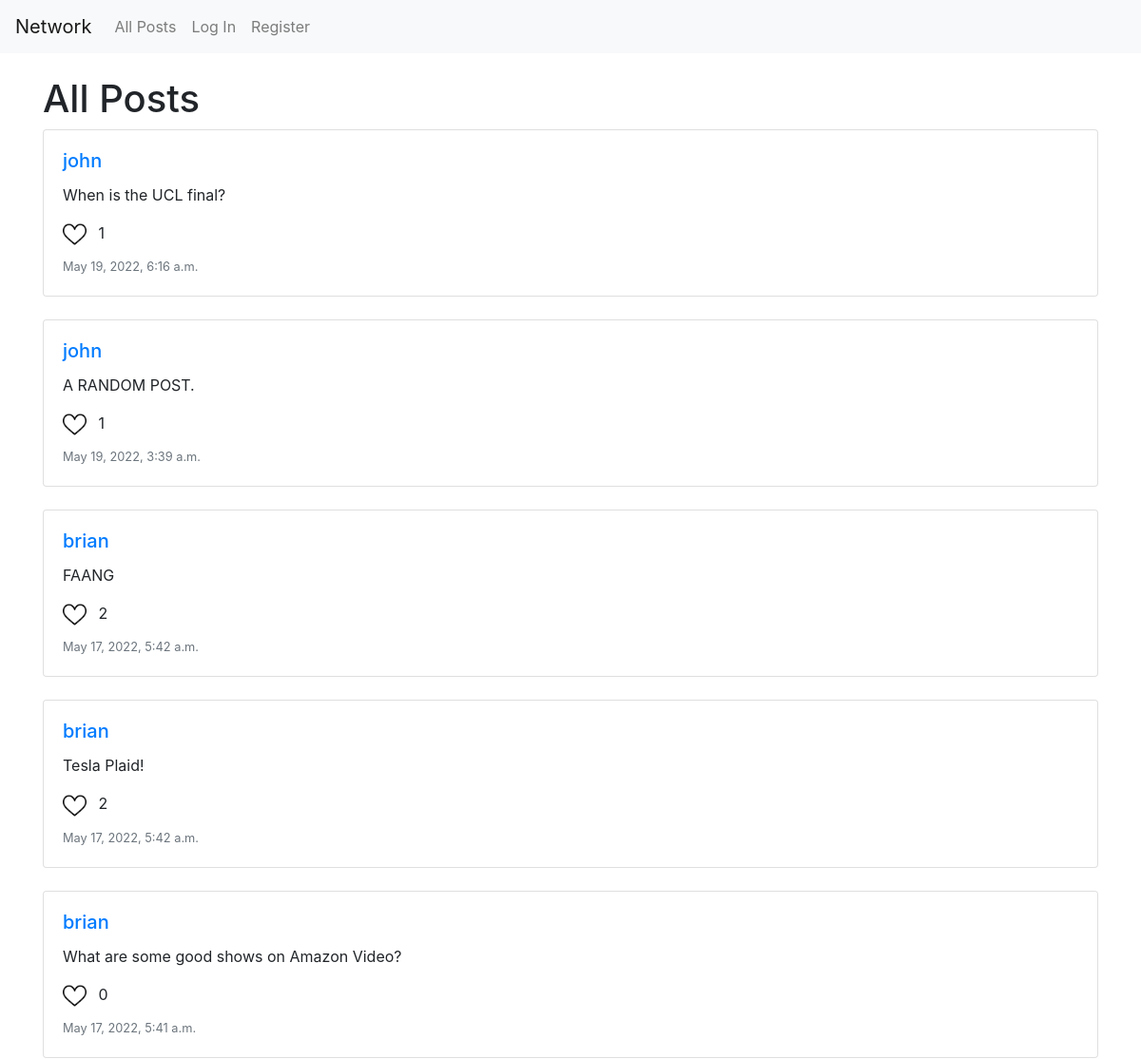
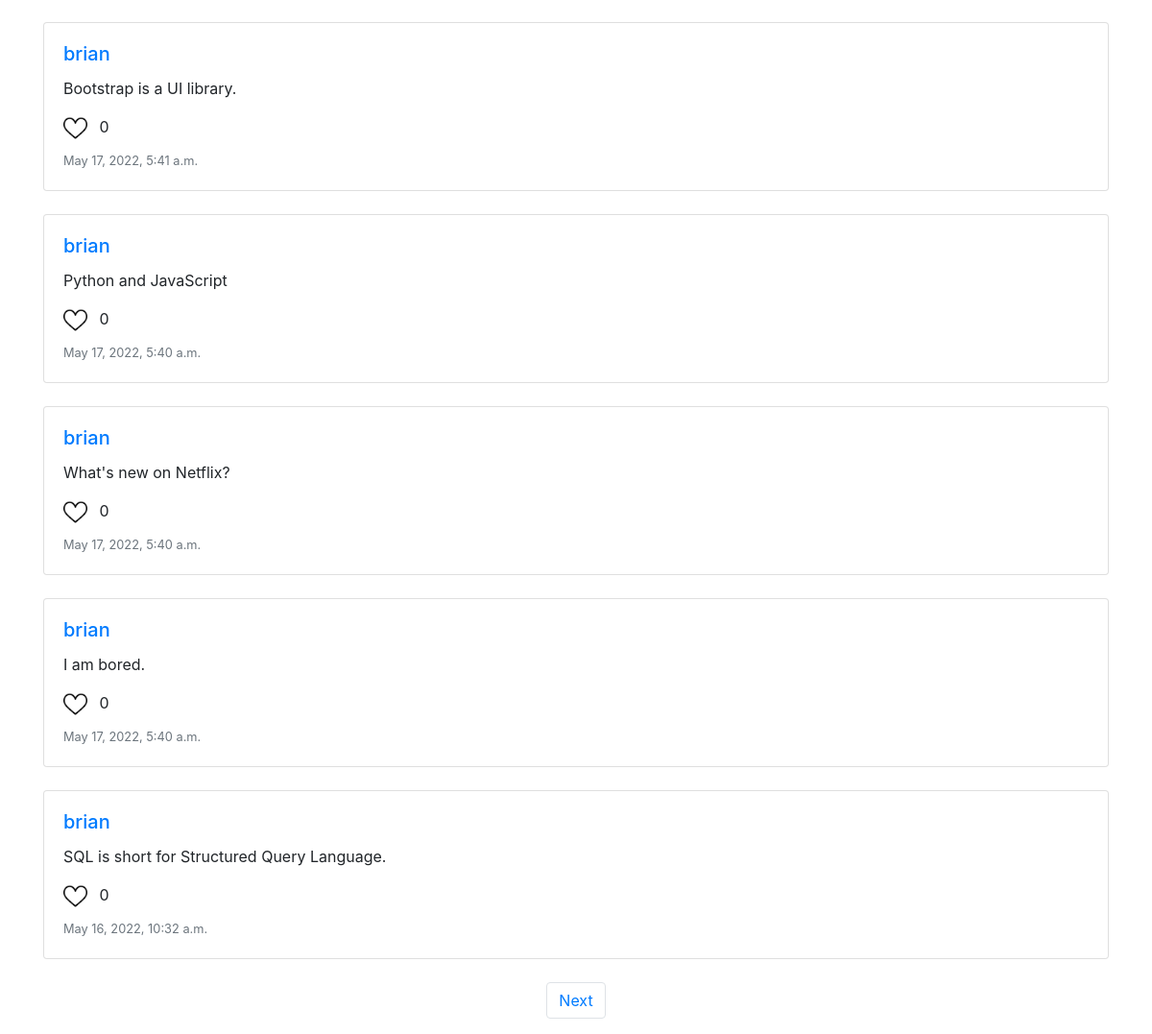
Before: / with the older database file (2 pictures, top to bottom).
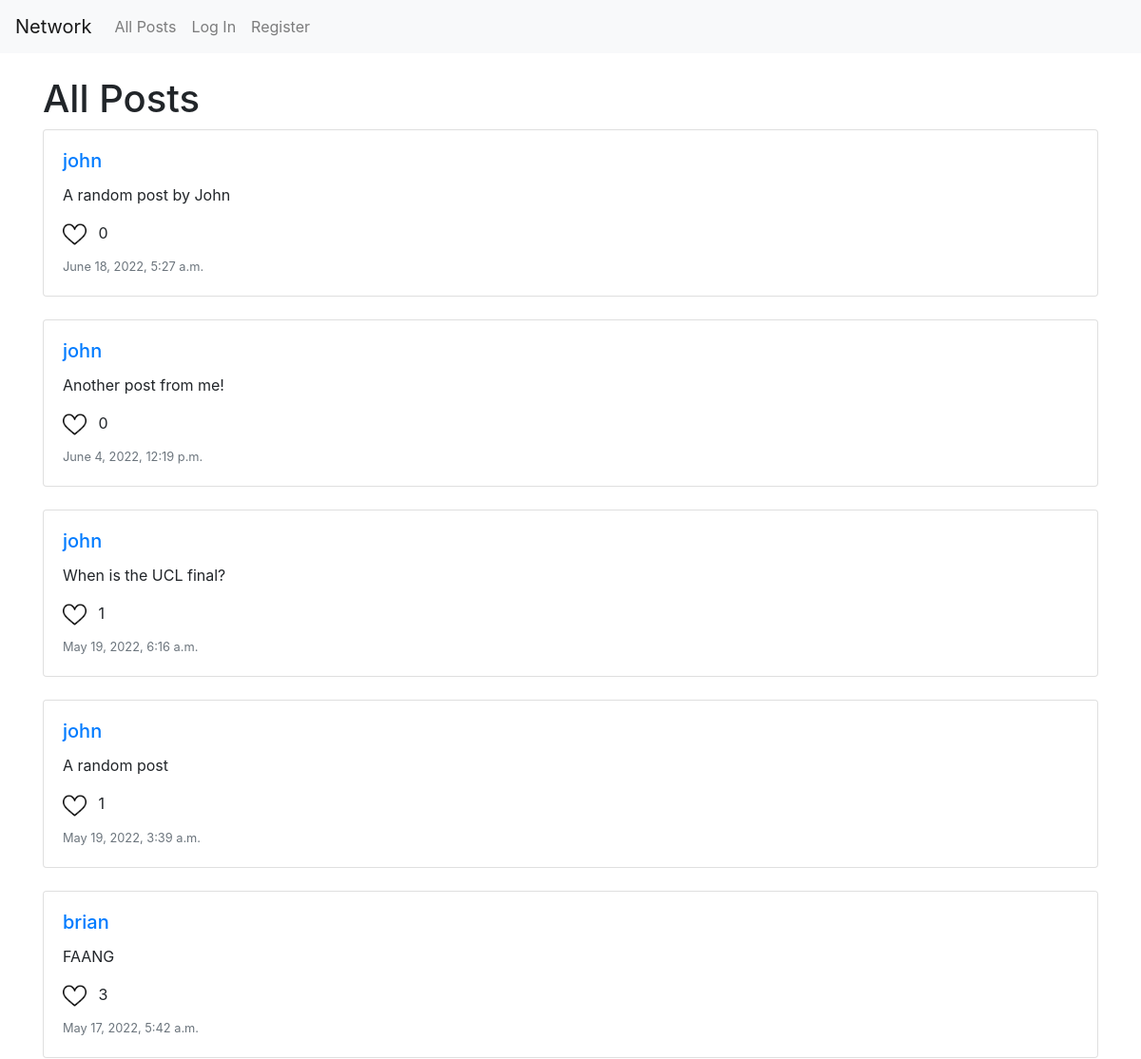
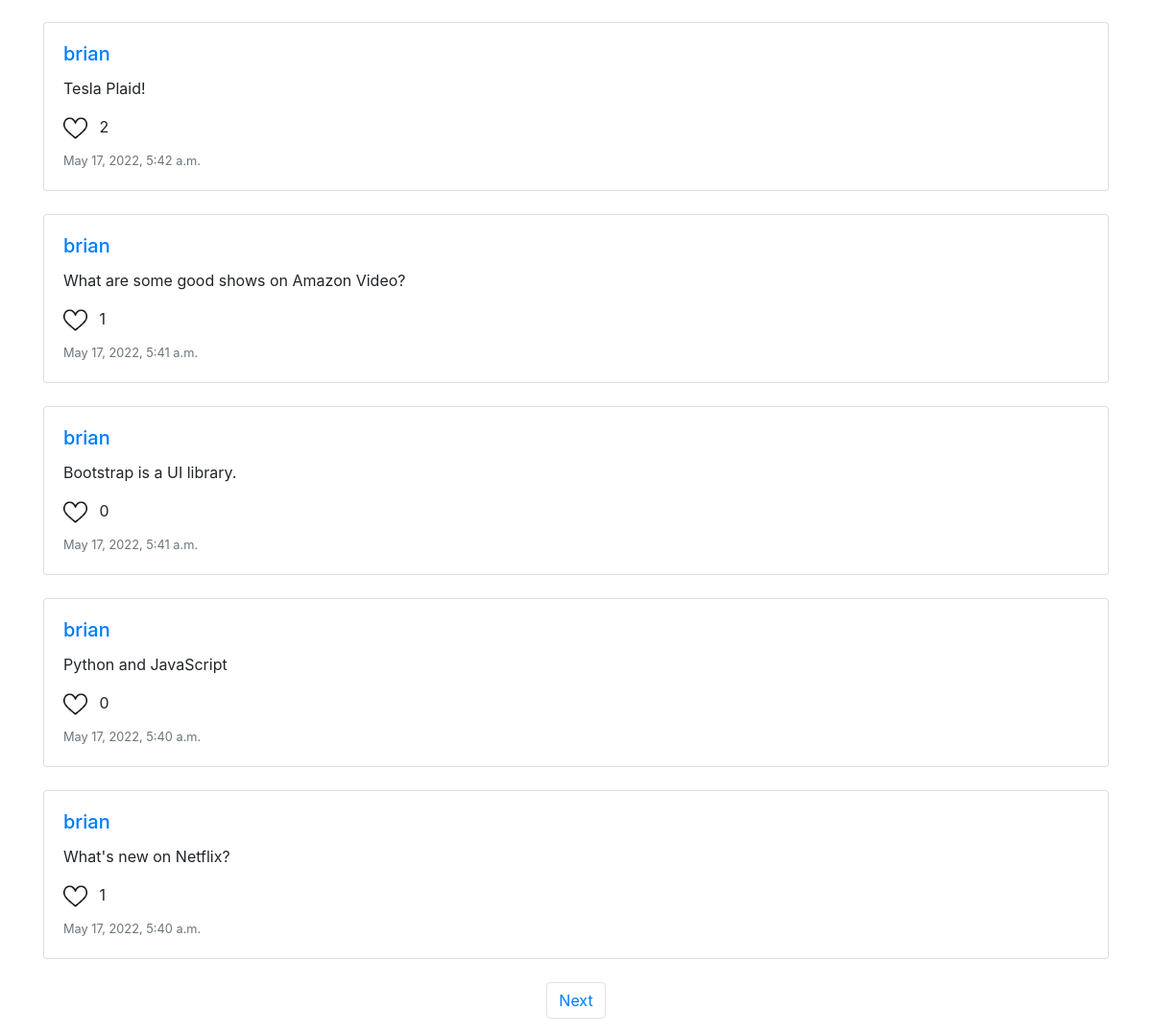
After: the same page with the newer database file (2 pictures, top to bottom).
### network/models.py (models this page shows)
class Post(models.Model):
    post = models.TextField(max_length=320)
    user = models.ForeignKey(User, on_delete=models.CASCADE, related_name="post_user")
    timestamp = models.DateTimeField(auto_now_add=True)
    like = models.ManyToManyField(User, blank=True, related_name="liked_user")

class User(AbstractUser):
    pass

### network/views.py (the view)
# urls.py: path("", views.index, name="index"),
def index(request):
    all_posts = Post.objects.all().order_by("-timestamp")
    paginator = Paginator(all_posts, 10)
    page_number = request.GET.get('page')
    page_obj = paginator.get_page(page_number)
    return render(request, "network/index.html", {
        "page_obj": page_obj
    })

### network/templates/network/index.html (shortened to what this page needs)
{% extends "network/layout.html" %}
{% load static %}
{% block body %}
    <h1>All Posts</h1>
    {% for post in page_obj %}
      <div class="card mb-4">
        <div class="card-body">
            <h5 class="card-title"><a href="{% url 'profile' post.user.id %}">{{post.user}}</a></h5>
        <p class="card-text post" id="post-content-{{post.id}}">{{post.post}}</p>
        <div class="like mb-2">
          <img
          data-id="{{post.id}}"
          id="post-like-{{post.id}}"
          class="liked mr-2"
          style="width: 25px;"
          {% if not request.user in post.likes.all %}
            data-is_liked="no"
            src="{% static 'network/heart-white.png' %}"
          {% else %}
            data-is_liked="yes"
            src="{% static 'network/heart-red.png' %}"
          {% endif %}
          />
          <span id="post-count-{{post.id}}">{{post.like.count}}</span>
        </div>
        <p class="card-text"><small class="text-muted">{{post.timestamp}}</small></p>
        </div>
      </div>
    {% endfor %}
    <nav aria-label="page navigation example">
        <ul class="pagination justify-content-center">
          {% if page_obj.has_next %}
            <li class="page-item"><a class="page-link" href="?page={{ page_obj.next_page_number }}">Next</a></li>
          {% endif %}
        </ul>
    </nav>
{% endblock %}

Changed rows visible on the page:
no longer on this page (row unchanged): Post: user "brian", post "I am bored.", like.count "0", timestamp "May 17, 2022, 5:40 a.m."
no longer on this page (row unchanged): Post: user "brian", post "SQL is short for Structured Query Language.", like.count "0", timestamp "May 16, 2022, 10:32 a.m."
added Post: user "john", post "A random post by John", like.count "0", timestamp "June 18, 2022, 5:27 a.m."
added Post: user "john", post "Another post from me!", like.count "0", timestamp "June 4, 2022, 12:19 p.m."
changed Post: post "A RANDOM POST." → "A random post"
computed for Post "FAANG": like.count "2" → "3"
computed for Post "What are some good shows on Amazon Video?": like.count "0" → "1"
computed for Post "What's new on Netflix?": like.count "0" → "1"
